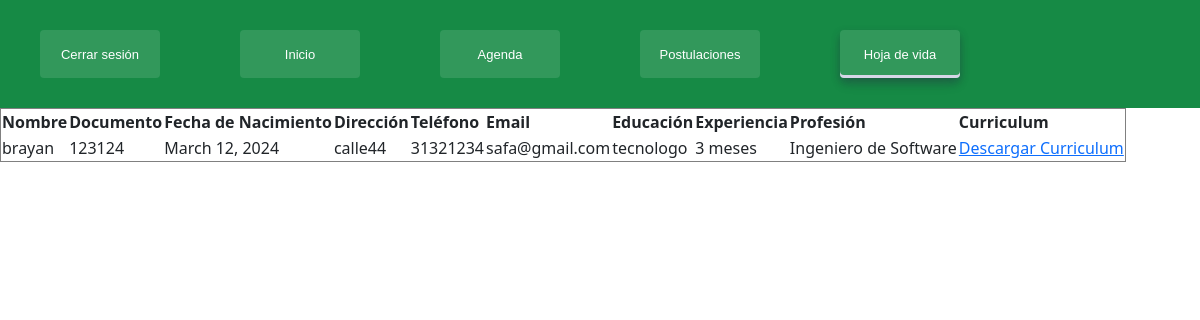
Page /curriculum/ver_hoja_vida/ on the earlier database version.
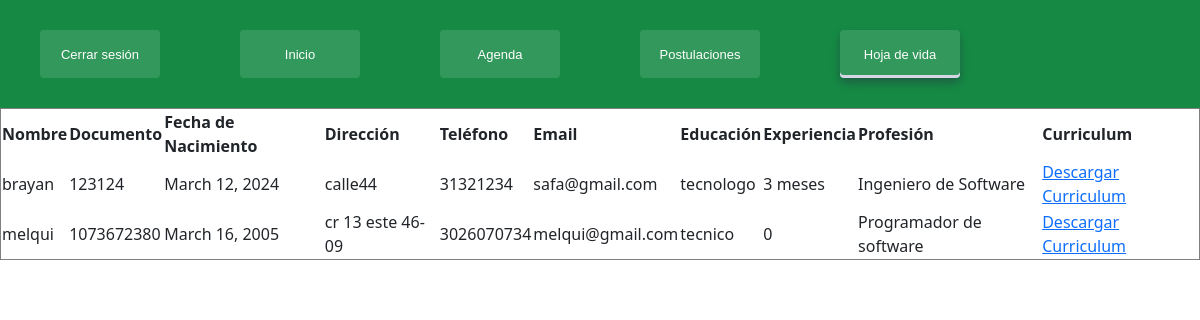
Same page on the later database version.
### hojavida/models.py (models this page shows)
class HojaVida(models.Model):
    nombre = models.CharField(max_length=100)
    documento = models.CharField(max_length=20)
    fecha_nacimiento = models.DateField()
    direccion = models.CharField(max_length=200)
    telefono = models.CharField(max_length=15)
    email = models.EmailField()
    educacion = models.TextField()
    Certificado = models.FileField(upload_to='educacion_pdfs/')
    experiencia = models.TextField()
    profesion = models.CharField(max_length=100)
    curriculum = models.FileField(upload_to='curriculums/')
    def __str__(self):
        return self.nombre

### hojavida/views.py (the view)
# urls.py: path('ver_hoja_vida/', ver, name='ver_hoja_vida'),
def ver(request):
    hojas_de_vida = HojaVida.objects.all()
    print(hojas_de_vida)
    return render(request, 'candidato/ver_hoja_vida.html', {'hojavida': hojas_de_vida})

### templates/candidato/ver_hoja_vida.html (shortened to what this page needs)
{% load static%}
<!DOCTYPE html>
<html lang="en">
<head>
    <link href="{%static 'css/candidato/encabezado/encabezadoP.css'%}" rel="stylesheet">
    <link href="{%static 'css/candidato/encabezado/encabezado.css'%}" rel="stylesheet">
    <link href="{%static 'css/candidato/postulaciones/postulaciones.css'%}" rel="stylesheet">
    <link href="https://cdn.jsdelivr.net/npm/bootstrap@5.3.2/dist/css/bootstrap.min.css" rel="stylesheet">
</head>
<body>
    <div class="contenedor">
        <aside class="encabezado">
            <div class="flex4">
                <div class="navegacion">
                    <a class="but" href="{% url 'home' %}" onclick="return confirm('¿Estás seguro de cerrar sesión?')">Cerrar sesión</a>
                    <a class="but" href="{% url 'inicioC' %}">Inicio</a>
                    <a class="but" href="{% url 'agendaC' %}">Agenda</a>
                    <a class="but" href="{% url 'postulacionesC' %}">Postulaciones</a>
                    <a class="butP" href="{% url 'hoja_vida' %}">Hoja de vida</a>
                </div>
            </div>
        </aside>
            <table border="1">
                <thead>
                    <tr>
                        <th>Nombre</th>
                        <th>Documento</th>
                        <th>Fecha de Nacimiento</th>
                        <th>Dirección</th>
                        <th>Teléfono</th>
                        <th>Email</th>
                        <th>Educación</th>
                        <th>Experiencia</th>
                        <th>Profesión</th>
                        <th>Curriculum</th>
                    </tr>
                </thead>
                <tbody>
                    {% for HojaVida in hojavida %}
                    <tr>
                        <td>{{ HojaVida.nombre }}</td>
                        <td>{{ HojaVida.documento }}</td>
                        <td>{{ HojaVida.fecha_nacimiento }}</td>
                        <td>{{ HojaVida.direccion }}</td>
                        <td>{{ HojaVida.telefono }}</td>
                        <td>{{ HojaVida.email }}</td>
                        <td>{{ HojaVida.educacion }}</td>
                        <td>{{ HojaVida.experiencia }}</td>
                        <td>{{ HojaVida.profesion }}</td>
                        <td><a href="{{ HojaVida.curriculum.url }}">Descargar Curriculum</a></td>
                    </tr>
                    {% endfor %}
                </tbody>
            </table>
    </div>
    </body>
</html>

Differences in the rows shown:
added HojaVida: nombre "melqui", documento "1073672380", fecha_nacimiento "March 16, 2005", direccion "cr 13 este 46-09", telefono "3026070734", email "melqui@gmail.com", educacion "tecnico", experiencia "0", profesion "Programador de software"
